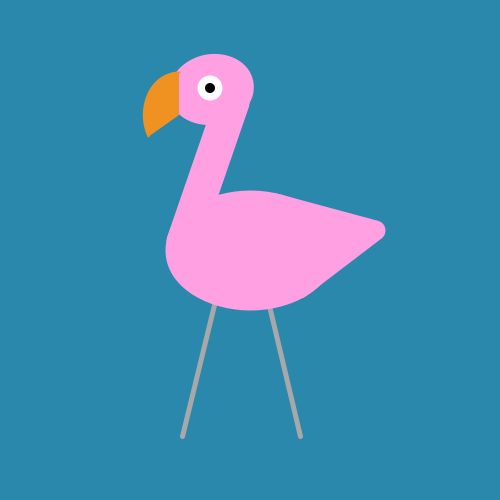
Frame 1 (no input)
Frame 60 (the mouse pressed at the canvas centre just before this capture): identical to frame 1, image omitted
Frame 120 (the mouse held since frame 60 and released just before this capture): identical to frame 1, image omitted

The Processing sketch that drew this single still picture (run headless with seeded random() and noise(); from frame 60 on, the mouse is pressed at the canvas centre):

// Processing sketch: flamingo
// ── flamingo.pde
void setup() {
  size(500, 500);
}

void draw() {
  println(mouseX, mouseY);
  background(43, 136, 173);
   
  //legs
  stroke(168, 168, 168);
  strokeWeight(5);
  line(221, 276, 182, 436);
  line(262, 276, 300, 436);
   
  //flamingo body
  stroke(255, 160, 226);
  strokeWeight(20);
  strokeJoin(ROUND);
  fill(255, 160, 226);
  ellipse(width/2, height/2, 150, 100);
  triangle(width/2 + 25, height/2 - 47, width/2 + 125, height/2 - 20, width/2 +49, height/2 + 38);
  pushMatrix();
  rotate(radians(19));
  rect(width/2 - 5, height/2-230, 15, 150);
  popMatrix();
  pushMatrix();
  rotate(radians(-10));
  ellipse(width/2-57, height/4, 65, 50);
  popMatrix();
  
  ////beak
  //stroke(239, 146, 33);
  //fill(239, 146, 33);
  //strokeWeight(10);
  //triangle(173, 83, 175, 110, 149, 113);
  
  //beak v2
  //stroke(239, 146, 33);
  //noStroke();
  strokeWeight(2);
  stroke(239, 146, 33);
  fill(239, 146, 33);
  arc(179, 115, 70, 86, radians(150), radians(270));
  
  //eye
  noStroke();
  fill(255);
  ellipse(210, 88, 25, 25);
  fill(0);
  ellipse(210, 88, 10, 10);
  
  
  //eye v2
  //strokeWeight(2);
  //stroke(0, 0, 0);
  ////fill(255, 255, 255);
  //noFill();
  //arc(209, 85, 20, 15, radians(180), radians(360));
  //noStroke();
  //fill(0, 0, 0);
  //ellipse(205, 85, 10, 10);
}
